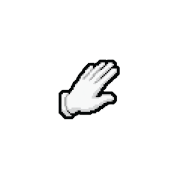
#> input picture main/ui/hand.png, 180 x 180 px
$ python convert_hand_image.py
#> lines starting #> are read from the running program, lines starting #| are printed output that depends on the picture
#!/usr/bin/env python3
"""
将 hand.png 转换为 LVGL 9.x 兼容的 C 数组（ARGB8888 格式，支持透明度）
"""

from PIL import Image
import sys

def convert_image_to_lvgl_c(input_file, output_file, var_name, target_size=64):
    """
    将 PNG 图片转换为 LVGL 9.x 的 C 数组格式

    Args:
        input_file: 输入的 PNG 文件路径
        output_file: 输出的 C 文件路径
        var_name: C 数组的变量名
        target_size: 目标尺寸（宽高相同）
    """
#> called with input_file = 'main/ui/hand.png', output_file = 'main/ui/hand_img.c', var_name = 'hand_img', target_size = 120
    # 打开图片
    img = Image.open(input_file)
#> img is the input picture: PIL image 180x180 RGBA; mean R, G, B, A 247.5, 247.5, 247.6, 18.7

    # 转换为 RGBA 模式（确保有 alpha 通道）
    img = img.convert("RGBA")

    # 调整大小（保持纵横比）
    img.thumbnail((target_size, target_size), Image.Resampling.LANCZOS)
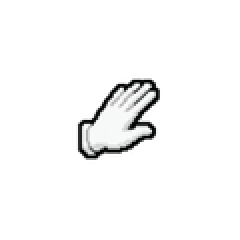
#> img: PIL image 120x120 RGBA (shown 2 times larger); mean R, G, B, A 13.6, 13.7, 13.7, 18.7; transparent parts drawn white

    # 创建目标尺寸的透明背景图片
    result = Image.new("RGBA", (target_size, target_size), (0, 0, 0, 0))
#> result: PIL image 120x120 RGBA; every value is 0

    # 将调整后的图片居中粘贴
    offset = ((target_size - img.width) // 2, (target_size - img.height) // 2)
#> offset = (0, 0)
    result.paste(img, offset)

    width, height = result.size
#> width = 120; height = 120
    pixels = result.load()

    # 生成 C 代码
    with open(output_file, 'w') as f:
        # 写入头部注释
        f.write(f"/* Generated from {input_file} */\n")
        f.write(f"/* Size: {width}x{height}, Format: ARGB8888 */\n\n")

        f.write("#include \"lvgl.h\"\n\n")

        # 写入像素数据（ARGB8888 格式：每个像素 4 字节）
        total_pixels = width * height
#> total_pixels = 14400
        f.write(f"static const uint32_t {var_name}_data[{total_pixels}] = {{\n")

        for y in range(height):
            f.write("    ")
            for x in range(width):
                r, g, b, a = pixels[x, y]
                # ARGB8888 格式：A|R|G|B（大端序）
                argb = (a << 24) | (r << 16) | (g << 8) | b
                f.write(f"0x{argb:08x}")

                if y < height - 1 or x < width - 1:
                    f.write(", ")

                if (x + 1) % 8 == 0 and x < width - 1:
                    f.write("\n    ")

            if y < height - 1:
                f.write("\n")

        f.write("\n};\n\n")

        # 写入 LVGL 9.x 图像描述符
        f.write(f"const lv_image_dsc_t {var_name} = {{\n")
        f.write(f"    .header = {{\n")
        f.write(f"        .magic = LV_IMAGE_HEADER_MAGIC,\n")
        f.write(f"        .cf = LV_COLOR_FORMAT_ARGB8888,\n")
        f.write(f"        .flags = 0,\n")
        f.write(f"        .w = {width},\n")
        f.write(f"        .h = {height},\n")
        f.write(f"        .stride = {width * 4},\n")
        f.write(f"    }},\n")
        f.write(f"    .data_size = sizeof({var_name}_data),\n")
        f.write(f"    .data = (const uint8_t *){var_name}_data,\n")
        f.write(f"}};\n")

    print(f"✓ 转换完成: {output_file}")
    print(f"  尺寸: {width}x{height}")
#|   尺寸: 120x120
    print(f"  格式: ARGB8888")
    print(f"  大小: ~{total_pixels * 4 / 1024:.1f} KB")
#|   大小: ~56.2 KB

if __name__ == "__main__":
    input_file = "main/ui/hand.png"
    output_file = "main/ui/hand_img.c"
    convert_image_to_lvgl_c(input_file, output_file, "hand_img", target_size=120)

$ run again, with main/ui/idle.png copied over main/ui/hand.png
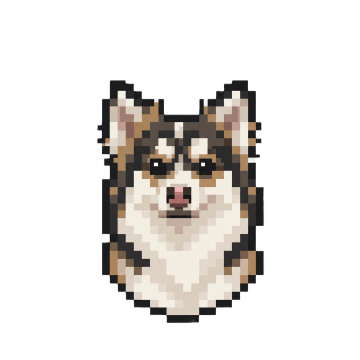
#> input picture main/ui/idle.png, 360 x 360 px
#> in convert_image_to_lvgl_c, img is the input picture: PIL image 360x360 RGBA; mean R, G, B, A 228.4, 225.7, 223, 64.6
#> in convert_image_to_lvgl_c, `img.thumbnail((target_size, target_size), Image.Resampling.LANCZOS)`:
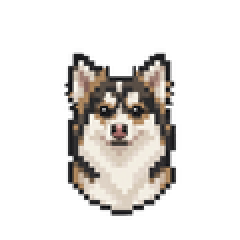
#> img: PIL image 120x120 RGBA (shown 2 times larger); mean R, G, B, A 41.1, 38.3, 35.7, 64.6; transparent parts drawn white
#> result: PIL image 120x120 RGBA; every value is 0
#|   尺寸: 120x120
#|   大小: ~56.2 KB
